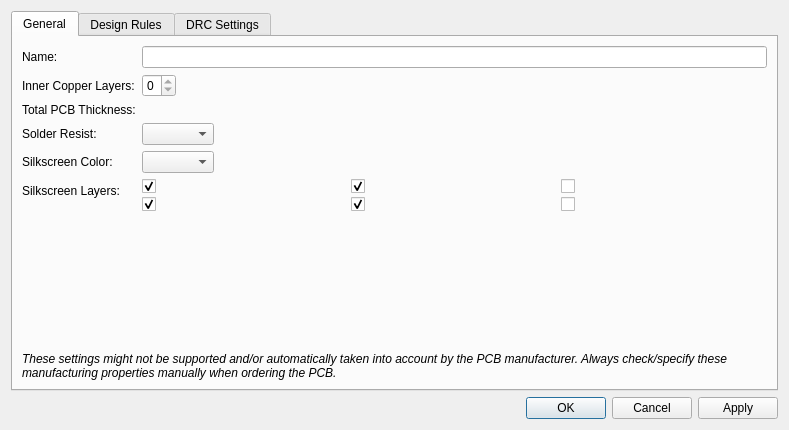
<?xml version="1.0" encoding="UTF-8"?>
<ui version="4.0">
 <class>librepcb::editor::BoardSetupDialog</class>
 <widget class="QDialog" name="librepcb::editor::BoardSetupDialog">
  <property name="geometry">
   <rect>
    <x>0</x>
    <y>0</y>
    <width>789</width>
    <height>430</height>
   </rect>
  </property>
  <property name="windowTitle">
   <string>Board Setup</string>
  </property>
  <layout class="QVBoxLayout" name="verticalLayout">
   <item>
    <widget class="QTabWidget" name="tabWidget">
     <property name="currentIndex">
      <number>0</number>
     </property>
     <widget class="QWidget" name="tabGeneral">
      <attribute name="title">
       <string>General</string>
      </attribute>
      <layout class="QFormLayout" name="formLayout">
       <property name="fieldGrowthPolicy">
        <enum>QFormLayout::FieldGrowthPolicy::AllNonFixedFieldsGrow</enum>
       </property>
       <item row="0" column="0">
        <widget class="QLabel" name="label">
         <property name="text">
          <string>Name:</string>
         </property>
        </widget>
       </item>
       <item row="0" column="1">
        <widget class="QLineEdit" name="edtBoardName">
         <property name="maxLength">
          <number>255</number>
         </property>
        </widget>
       </item>
       <item row="1" column="0">
        <widget class="QLabel" name="lblInnerLayers">
         <property name="text">
          <string>Inner Copper Layers:</string>
         </property>
        </widget>
       </item>
       <item row="1" column="1">
        <widget class="QSpinBox" name="spbxInnerCopperLayerCount">
         <property name="sizePolicy">
          <sizepolicy hsizetype="Fixed" vsizetype="Fixed">
           <horstretch>0</horstretch>
           <verstretch>0</verstretch>
          </sizepolicy>
         </property>
         <property name="maximum">
          <number>0</number>
         </property>
        </widget>
       </item>
       <item row="2" column="0">
        <widget class="QLabel" name="lblPcbThickness">
         <property name="text">
          <string>Total PCB Thickness:</string>
         </property>
        </widget>
       </item>
       <item row="2" column="1">
        <widget class="librepcb::editor::PositiveLengthEdit" name="edtPcbThickness" native="true">
         <property name="sizePolicy">
          <sizepolicy hsizetype="Fixed" vsizetype="Preferred">
           <horstretch>0</horstretch>
           <verstretch>0</verstretch>
          </sizepolicy>
         </property>
         <property name="minimumSize">
          <size>
           <width>100</width>
           <height>0</height>
          </size>
         </property>
        </widget>
       </item>
       <item row="3" column="0">
        <widget class="QLabel" name="lblSolderResist">
         <property name="text">
          <string>Solder Resist:</string>
         </property>
        </widget>
       </item>
       <item row="4" column="0">
        <widget class="QLabel" name="lblSilkscreenColor">
         <property name="text">
          <string>Silkscreen Color:</string>
         </property>
        </widget>
       </item>
       <item row="3" column="1">
        <widget class="QComboBox" name="cbxSolderResist">
         <property name="sizePolicy">
          <sizepolicy hsizetype="Fixed" vsizetype="Fixed">
           <horstretch>0</horstretch>
           <verstretch>0</verstretch>
          </sizepolicy>
         </property>
        </widget>
       </item>
       <item row="4" column="1">
        <widget class="QComboBox" name="cbxSilkscreenColor">
         <property name="sizePolicy">
          <sizepolicy hsizetype="Fixed" vsizetype="Fixed">
           <horstretch>0</horstretch>
           <verstretch>0</verstretch>
          </sizepolicy>
         </property>
        </widget>
       </item>
       <item row="5" column="1">
        <layout class="QVBoxLayout" name="verticalLayout_3">
         <property name="spacing">
          <number>3</number>
         </property>
         <item>
          <layout class="QHBoxLayout" name="horizontalLayout_6">
           <item>
            <widget class="QCheckBox" name="cbxSilkTopLegend">
             <property name="text">
              <string notr="true"/>
             </property>
             <property name="checked">
              <bool>true</bool>
             </property>
            </widget>
           </item>
           <item>
            <widget class="QCheckBox" name="cbxSilkTopNames">
             <property name="text">
              <string notr="true"/>
             </property>
             <property name="checked">
              <bool>true</bool>
             </property>
            </widget>
           </item>
           <item>
            <widget class="QCheckBox" name="cbxSilkTopValues">
             <property name="text">
              <string notr="true"/>
             </property>
            </widget>
           </item>
          </layout>
         </item>
         <item>
          <layout class="QHBoxLayout" name="horizontalLayout_7">
           <item>
            <widget class="QCheckBox" name="cbxSilkBotLegend">
             <property name="text">
              <string notr="true"/>
             </property>
             <property name="checked">
              <bool>true</bool>
             </property>
            </widget>
           </item>
           <item>
            <widget class="QCheckBox" name="cbxSilkBotNames">
             <property name="text">
              <string notr="true"/>
             </property>
             <property name="checked">
              <bool>true</bool>
             </property>
            </widget>
           </item>
           <item>
            <widget class="QCheckBox" name="cbxSilkBotValues">
             <property name="text">
              <string notr="true"/>
             </property>
            </widget>
           </item>
          </layout>
         </item>
        </layout>
       </item>
       <item row="5" column="0">
        <widget class="QLabel" name="label_31">
         <property name="text">
          <string>Silkscreen Layers:</string>
         </property>
        </widget>
       </item>
       <item row="8" column="0" colspan="2">
        <widget class="QLabel" name="lblNoteAboutSettingsHandover">
         <property name="sizePolicy">
          <sizepolicy hsizetype="Preferred" vsizetype="MinimumExpanding">
           <horstretch>0</horstretch>
           <verstretch>0</verstretch>
          </sizepolicy>
         </property>
         <property name="font">
          <font>
           <italic>true</italic>
          </font>
         </property>
         <property name="text">
          <string>These settings might not be supported and/or automatically taken into account by the PCB manufacturer. Always check/specify these manufacturing properties manually when ordering the PCB.</string>
         </property>
         <property name="alignment">
          <set>Qt::AlignmentFlag::AlignBottom|Qt::AlignmentFlag::AlignLeading|Qt::AlignmentFlag::AlignLeft</set>
         </property>
         <property name="wordWrap">
          <bool>true</bool>
         </property>
        </widget>
       </item>
      </layout>
     </widget>
     <widget class="QWidget" name="tabDesignRules">
      <attribute name="title">
       <string>Design Rules</string>
      </attribute>
      <layout class="QGridLayout" name="gridLayout">
       <item row="10" column="1">
        <widget class="librepcb::editor::UnsignedLengthEdit" name="edtRulesPadAnnularRingMin" native="true"/>
       </item>
       <item row="6" column="2">
        <widget class="librepcb::editor::UnsignedRatioEdit" name="edtRulesStopMaskClrRatio" native="true"/>
       </item>
       <item row="12" column="0">
        <widget class="QLabel" name="label_6">
         <property name="toolTip">
          <string>Vias with a drill diameter up to this diameter will be covered with solder resist (if not manually overridden). For larger vias, a stop mask opening is added.</string>
         </property>
         <property name="text">
          <string>Tented Vias Diameter:</string>
         </property>
        </widget>
       </item>
       <item row="11" column="3">
        <widget class="librepcb::editor::UnsignedLengthEdit" name="edtRulesViaAnnularRingMax" native="true"/>
       </item>
       <item row="1" column="0">
        <widget class="QLabel" name="label_12">
         <property name="text">
          <string>Component Side Pads:</string>
         </property>
        </widget>
       </item>
       <item row="6" column="0">
        <widget class="QLabel" name="label_4">
         <property name="text">
          <string>Stop Mask Clearance:</string>
         </property>
        </widget>
       </item>
       <item row="7" column="1">
        <widget class="librepcb::editor::UnsignedLengthEdit" name="edtRulesSolderPasteClrMin" native="true"/>
       </item>
       <item row="7" column="0">
        <widget class="QLabel" name="label_11">
         <property name="text">
          <string>Solder Paste Clearance:</string>
         </property>
        </widget>
       </item>
       <item row="2" column="0">
        <widget class="QLabel" name="label_13">
         <property name="text">
          <string>Inner Layer Pads:</string>
         </property>
        </widget>
       </item>
       <item row="13" column="0" colspan="4">
        <widget class="QLabel" name="label_3">
         <property name="sizePolicy">
          <sizepolicy hsizetype="Preferred" vsizetype="Expanding">
           <horstretch>0</horstretch>
           <verstretch>0</verstretch>
          </sizepolicy>
         </property>
         <property name="font">
          <font>
           <italic>true</italic>
          </font>
         </property>
         <property name="text">
          <string>Note: These settings define the shape of board objects which are automatically generated (e.g. stop masks, where not manually overridden). They are not related to the design rule check (DRC) at all. In contrast to these settings, DRC parameters do not have any impact on the board.</string>
         </property>
         <property name="alignment">
          <set>Qt::AlignmentFlag::AlignBottom|Qt::AlignmentFlag::AlignLeading|Qt::AlignmentFlag::AlignLeft</set>
         </property>
         <property name="wordWrap">
          <bool>true</bool>
         </property>
        </widget>
       </item>
       <item row="7" column="3">
        <widget class="librepcb::editor::UnsignedLengthEdit" name="edtRulesSolderPasteClrMax" native="true"/>
       </item>
       <item row="6" column="1">
        <widget class="librepcb::editor::UnsignedLengthEdit" name="edtRulesStopMaskClrMin" native="true"/>
       </item>
       <item row="12" column="3">
        <widget class="librepcb::editor::UnsignedLengthEdit" name="edtRulesStopMaskMaxViaDia" native="true"/>
       </item>
       <item row="11" column="0">
        <widget class="QLabel" name="label_10">
         <property name="text">
          <string>Vias Annular Ring:</string>
         </property>
        </widget>
       </item>
       <item row="0" column="1">
        <widget class="librepcb::editor::PositiveLengthEdit" name="edtDefaultTraceWidth" native="true"/>
       </item>
       <item row="4" column="1">
        <widget class="QLabel" name="label_8">
         <property name="text">
          <string>Minimum</string>
         </property>
         <property name="alignment">
          <set>Qt::AlignmentFlag::AlignCenter</set>
         </property>
        </widget>
       </item>
       <item row="3" column="0">
        <spacer name="verticalSpacer_2">
         <property name="orientation">
          <enum>Qt::Orientation::Vertical</enum>
         </property>
         <property name="sizeType">
          <enum>QSizePolicy::Policy::Fixed</enum>
         </property>
         <property name="sizeHint" stdset="0">
          <size>
           <width>20</width>
           <height>10</height>
          </size>
         </property>
        </spacer>
       </item>
       <item row="2" column="1" colspan="3">
        <layout class="QHBoxLayout" name="horizontalLayout_3" stretch="0,1">
         <item>
          <widget class="QRadioButton" name="rbtnRulesInnerPadFullShape">
           <property name="text">
            <string>Full Shape</string>
           </property>
           <attribute name="buttonGroup">
            <string notr="true">btnGroupRulesInnerPadShape</string>
           </attribute>
          </widget>
         </item>
         <item>
          <widget class="QRadioButton" name="rbtnRulesInnerPadAutoAnnular">
           <property name="text">
            <string>Automatic Annular Ring</string>
           </property>
           <property name="checked">
            <bool>true</bool>
           </property>
           <attribute name="buttonGroup">
            <string notr="true">btnGroupRulesInnerPadShape</string>
           </attribute>
          </widget>
         </item>
        </layout>
       </item>
       <item row="10" column="3">
        <widget class="librepcb::editor::UnsignedLengthEdit" name="edtRulesPadAnnularRingMax" native="true"/>
       </item>
       <item row="4" column="2">
        <widget class="QLabel" name="label_5">
         <property name="text">
          <string>Ratio (% of Diameter)</string>
         </property>
         <property name="alignment">
          <set>Qt::AlignmentFlag::AlignCenter</set>
         </property>
        </widget>
       </item>
       <item row="11" column="1">
        <widget class="librepcb::editor::UnsignedLengthEdit" name="edtRulesViaAnnularRingMin" native="true"/>
       </item>
       <item row="0" column="0">
        <widget class="QLabel" name="label_36">
         <property name="text">
          <string>Default Trace Width:</string>
         </property>
        </widget>
       </item>
       <item row="10" column="0">
        <widget class="QLabel" name="label_7">
         <property name="text">
          <string>Autom. Pads Annular Ring:</string>
         </property>
        </widget>
       </item>
       <item row="4" column="3">
        <widget class="QLabel" name="label_9">
         <property name="text">
          <string>Maximum</string>
         </property>
         <property name="alignment">
          <set>Qt::AlignmentFlag::AlignCenter</set>
         </property>
        </widget>
       </item>
       <item row="10" column="2">
        <widget class="librepcb::editor::UnsignedRatioEdit" name="edtRulesPadAnnularRingRatio" native="true"/>
       </item>
       <item row="6" column="3">
        <widget class="librepcb::editor::UnsignedLengthEdit" name="edtRulesStopMaskClrMax" native="true"/>
       </item>
       <item row="1" column="1" colspan="3">
        <layout class="QHBoxLayout" name="horizontalLayout_2">
         <item>
          <widget class="QRadioButton" name="rbtnRulesCmpSidePadFullShape">
           <property name="text">
            <string>Full Shape</string>
           </property>
           <property name="checked">
            <bool>true</bool>
           </property>
           <attribute name="buttonGroup">
            <string notr="true">btnGroupRulesCmpSidePadShape</string>
           </attribute>
          </widget>
         </item>
         <item>
          <widget class="QRadioButton" name="rbtnRulesCmpSidePadAutoAnnular">
           <property name="text">
            <string>Automatic Annular Ring</string>
           </property>
           <attribute name="buttonGroup">
            <string notr="true">btnGroupRulesCmpSidePadShape</string>
           </attribute>
          </widget>
         </item>
         <item>
          <widget class="QLabel" name="lblRulesCmpSidePadWarning">
           <property name="minimumSize">
            <size>
             <width>20</width>
             <height>20</height>
            </size>
           </property>
           <property name="maximumSize">
            <size>
             <width>20</width>
             <height>20</height>
            </size>
           </property>
           <property name="toolTip">
            <string>&lt;b&gt;Use with caution!&lt;/b&gt; If automatic annular rings are enabled for component-side pads, make sure all pads have set the 'component side' property to the correct value. With a wrong configuration, soldering may not be possible due to too small pad area.</string>
           </property>
           <property name="text">
            <string notr="true"/>
           </property>
           <property name="pixmap">
            <pixmap>:/img/status/dialog_warning.png</pixmap>
           </property>
           <property name="scaledContents">
            <bool>true</bool>
           </property>
           <property name="alignment">
            <set>Qt::AlignmentFlag::AlignCenter</set>
           </property>
           <property name="openExternalLinks">
            <bool>true</bool>
           </property>
          </widget>
         </item>
         <item>
          <spacer name="horizontalSpacer">
           <property name="orientation">
            <enum>Qt::Orientation::Horizontal</enum>
           </property>
           <property name="sizeHint" stdset="0">
            <size>
             <width>40</width>
             <height>20</height>
            </size>
           </property>
          </spacer>
         </item>
        </layout>
       </item>
       <item row="7" column="2">
        <widget class="librepcb::editor::UnsignedRatioEdit" name="edtRulesSolderPasteClrRatio" native="true"/>
       </item>
       <item row="11" column="2">
        <widget class="librepcb::editor::UnsignedRatioEdit" name="edtRulesViaAnnularRingRatio" native="true"/>
       </item>
      </layout>
     </widget>
     <widget class="QWidget" name="tabDrcSettings">
      <attribute name="title">
       <string>DRC Settings</string>
      </attribute>
      <layout class="QVBoxLayout" name="verticalLayout_2">
       <property name="spacing">
        <number>0</number>
       </property>
       <property name="sizeConstraint">
        <enum>QLayout::SizeConstraint::SetMinimumSize</enum>
       </property>
       <property name="leftMargin">
        <number>0</number>
       </property>
       <property name="topMargin">
        <number>0</number>
       </property>
       <property name="rightMargin">
        <number>0</number>
       </property>
       <property name="bottomMargin">
        <number>0</number>
       </property>
       <item>
        <widget class="QScrollArea" name="scrollArea">
         <property name="sizePolicy">
          <sizepolicy hsizetype="MinimumExpanding" vsizetype="Expanding">
           <horstretch>0</horstretch>
           <verstretch>0</verstretch>
          </sizepolicy>
         </property>
         <property name="styleSheet">
          <string notr="true">QAbstractScrollArea #scrollAreaWidgetContents {
    background-color: transparent;
}
QAbstractScrollArea {
    background-color: transparent;
}</string>
         </property>
         <property name="frameShape">
          <enum>QFrame::Shape::NoFrame</enum>
         </property>
         <property name="horizontalScrollBarPolicy">
          <enum>Qt::ScrollBarPolicy::ScrollBarAlwaysOff</enum>
         </property>
         <property name="widgetResizable">
          <bool>true</bool>
         </property>
         <property name="alignment">
          <set>Qt::AlignmentFlag::AlignLeading|Qt::AlignmentFlag::AlignLeft|Qt::AlignmentFlag::AlignTop</set>
         </property>
         <widget class="QWidget" name="scrollAreaWidgetContents">
          <property name="geometry">
           <rect>
            <x>0</x>
            <y>0</y>
            <width>753</width>
            <height>349</height>
           </rect>
          </property>
          <property name="sizePolicy">
           <sizepolicy hsizetype="MinimumExpanding" vsizetype="Preferred">
            <horstretch>0</horstretch>
            <verstretch>0</verstretch>
           </sizepolicy>
          </property>
          <layout class="QGridLayout" name="gridLayout_2" columnstretch="0,1,0,1">
           <property name="sizeConstraint">
            <enum>QLayout::SizeConstraint::SetMinimumSize</enum>
           </property>
           <item row="6" column="1">
            <widget class="librepcb::editor::UnsignedLengthEdit" name="edtDrcMinCopperWidth" native="true"/>
           </item>
           <item row="8" column="0">
            <widget class="QLabel" name="label_18">
             <property name="text">
              <string>NPTH Drill Diameter:</string>
             </property>
            </widget>
           </item>
           <item row="1" column="2">
            <widget class="QLabel" name="label_23">
             <property name="text">
              <string>Copper ↔ Board Edge:</string>
             </property>
            </widget>
           </item>
           <item row="9" column="1">
            <widget class="librepcb::editor::UnsignedLengthEdit" name="edtDrcMinPthDrillDiameter" native="true"/>
           </item>
           <item row="2" column="1">
            <widget class="librepcb::editor::UnsignedLengthEdit" name="edtDrcClearanceCopperNpth" native="true"/>
           </item>
           <item row="9" column="2">
            <widget class="QLabel" name="label_15">
             <property name="text">
              <string>PTH Slot Width:</string>
             </property>
            </widget>
           </item>
           <item row="14" column="0">
            <widget class="QLabel" name="label_2">
             <property name="text">
              <string>Via Types:</string>
             </property>
            </widget>
           </item>
           <item row="6" column="0">
            <widget class="QLabel" name="label_20">
             <property name="text">
              <string>Copper Width:</string>
             </property>
            </widget>
           </item>
           <item row="3" column="3">
            <widget class="librepcb::editor::UnsignedLengthEdit" name="edtDrcClearanceDrillBoard" native="true"/>
           </item>
           <item row="8" column="3">
            <widget class="librepcb::editor::UnsignedLengthEdit" name="edtDrcMinNpthSlotWidth" native="true"/>
           </item>
           <item row="11" column="1">
            <widget class="librepcb::editor::UnsignedLengthEdit" name="edtDrcMinOutlineToolDiameter" native="true"/>
           </item>
           <item row="3" column="1">
            <widget class="librepcb::editor::UnsignedLengthEdit" name="edtDrcClearanceDrillDrill" native="true"/>
           </item>
           <item row="4" column="0" colspan="4">
            <layout class="QHBoxLayout" name="horizontalLayout_4">
             <item>
              <widget class="QLabel" name="label_25">
               <property name="sizePolicy">
                <sizepolicy hsizetype="Fixed" vsizetype="Fixed">
                 <horstretch>0</horstretch>
                 <verstretch>0</verstretch>
                </sizepolicy>
               </property>
               <property name="font">
                <font>
                 <bold>true</bold>
                </font>
               </property>
               <property name="text">
                <string>Minimum Sizes</string>
               </property>
              </widget>
             </item>
             <item>
              <widget class="Line" name="line_2">
               <property name="sizePolicy">
                <sizepolicy hsizetype="Minimum" vsizetype="Preferred">
                 <horstretch>0</horstretch>
                 <verstretch>0</verstretch>
                </sizepolicy>
               </property>
               <property name="orientation">
                <enum>Qt::Orientation::Horizontal</enum>
               </property>
              </widget>
             </item>
            </layout>
           </item>
           <item row="15" column="2">
            <widget class="QLabel" name="label_17">
             <property name="text">
              <string>PTH Slots:</string>
             </property>
            </widget>
           </item>
           <item row="1" column="3">
            <widget class="librepcb::editor::UnsignedLengthEdit" name="edtDrcClearanceCopperBoard" native="true"/>
           </item>
           <item row="12" column="0" colspan="4">
            <layout class="QHBoxLayout" name="horizontalLayout_5">
             <item>
              <widget class="QLabel" name="label_29">
               <property name="sizePolicy">
                <sizepolicy hsizetype="Fixed" vsizetype="Fixed">
                 <horstretch>0</horstretch>
                 <verstretch>0</verstretch>
                </sizepolicy>
               </property>
               <property name="font">
                <font>
                 <bold>true</bold>
                </font>
               </property>
               <property name="text">
                <string>Allowed Features</string>
               </property>
              </widget>
             </item>
             <item>
              <widget class="Line" name="line">
               <property name="sizePolicy">
                <sizepolicy hsizetype="Minimum" vsizetype="Preferred">
                 <horstretch>0</horstretch>
                 <verstretch>0</verstretch>
                </sizepolicy>
               </property>
               <property name="orientation">
                <enum>Qt::Orientation::Horizontal</enum>
               </property>
              </widget>
             </item>
            </layout>
           </item>
           <item row="1" column="0">
            <widget class="QLabel" name="label_19">
             <property name="text">
              <string>Copper ↔ Copper:</string>
             </property>
            </widget>
           </item>
           <item row="15" column="0">
            <widget class="QLabel" name="label_21">
             <property name="text">
              <string>NPTH Slots:</string>
             </property>
            </widget>
           </item>
           <item row="1" column="1">
            <widget class="librepcb::editor::UnsignedLengthEdit" name="edtDrcClearanceCopperCopper" native="true"/>
           </item>
           <item row="8" column="2">
            <widget class="QLabel" name="label_16">
             <property name="text">
              <string>NPTH Slot Width:</string>
             </property>
            </widget>
           </item>
           <item row="14" column="1">
            <widget class="QCheckBox" name="cbxBlindViasAllowed">
             <property name="toolTip">
              <string>Allow vias whith either start or end on an inner copper layer.</string>
             </property>
             <property name="text">
              <string>Blind Vias</string>
             </property>
            </widget>
           </item>
           <item row="6" column="3">
            <widget class="librepcb::editor::UnsignedLengthEdit" name="edtDrcMinPthAnnularRing" native="true"/>
           </item>
           <item row="6" column="2">
            <widget class="QLabel" name="label_22">
             <property name="text">
              <string>PTH Annular Ring:</string>
             </property>
            </widget>
           </item>
           <item row="14" column="2">
            <widget class="QCheckBox" name="cbxBuriedViasAllowed">
             <property name="toolTip">
              <string>Allow vias which start and end on inner copper layers.</string>
             </property>
             <property name="text">
              <string>Buried Vias</string>
             </property>
            </widget>
           </item>
           <item row="10" column="1">
            <widget class="librepcb::editor::UnsignedLengthEdit" name="edtDrcMinSilkscreenWidth" native="true"/>
           </item>
           <item row="9" column="3">
            <widget class="librepcb::editor::UnsignedLengthEdit" name="edtDrcMinPthSlotWidth" native="true"/>
           </item>
           <item row="2" column="3">
            <widget class="librepcb::editor::UnsignedLengthEdit" name="edtDrcClearanceSilkscreenStopmask" native="true"/>
           </item>
           <item row="11" column="0">
            <widget class="QLabel" name="label_30">
             <property name="toolTip">
              <string>Minimum board outline milling tool diameter. Restricts the radius of inner board edges.</string>
             </property>
             <property name="text">
              <string>Outline Tool Diameter:</string>
             </property>
            </widget>
           </item>
           <item row="15" column="1">
            <widget class="QComboBox" name="cbxDrcAllowedNpthSlots">
             <property name="insertPolicy">
              <enum>QComboBox::InsertPolicy::NoInsert</enum>
             </property>
            </widget>
           </item>
           <item row="0" column="0" colspan="4">
            <layout class="QHBoxLayout" name="horizontalLayout">
             <item>
              <widget class="QLabel" name="label_28">
               <property name="sizePolicy">
                <sizepolicy hsizetype="Fixed" vsizetype="Fixed">
                 <horstretch>0</horstretch>
                 <verstretch>0</verstretch>
                </sizepolicy>
               </property>
               <property name="font">
                <font>
                 <bold>true</bold>
                </font>
               </property>
               <property name="text">
                <string>Clearances</string>
               </property>
              </widget>
             </item>
             <item>
              <widget class="Line" name="line_4">
               <property name="sizePolicy">
                <sizepolicy hsizetype="Minimum" vsizetype="Preferred">
                 <horstretch>0</horstretch>
                 <verstretch>0</verstretch>
                </sizepolicy>
               </property>
               <property name="orientation">
                <enum>Qt::Orientation::Horizontal</enum>
               </property>
              </widget>
             </item>
            </layout>
           </item>
           <item row="2" column="2">
            <widget class="QLabel" name="label_32">
             <property name="text">
              <string>Silkscreen ↔ Stopmask:</string>
             </property>
            </widget>
           </item>
           <item row="3" column="2">
            <widget class="QLabel" name="label_27">
             <property name="text">
              <string>Drill ↔ Board Edge:</string>
             </property>
            </widget>
           </item>
           <item row="3" column="0">
            <widget class="QLabel" name="label_26">
             <property name="text">
              <string>Drill ↔ Drill:</string>
             </property>
            </widget>
           </item>
           <item row="10" column="0">
            <widget class="QLabel" name="label_33">
             <property name="text">
              <string>Silkscreen Width:</string>
             </property>
            </widget>
           </item>
           <item row="8" column="1">
            <widget class="librepcb::editor::UnsignedLengthEdit" name="edtDrcMinNpthDrillDiameter" native="true"/>
           </item>
           <item row="2" column="0">
            <widget class="QLabel" name="label_14">
             <property name="text">
              <string>Copper ↔ Holes:</string>
             </property>
            </widget>
           </item>
           <item row="9" column="0">
            <widget class="QLabel" name="label_24">
             <property name="text">
              <string>PTH Drill Diameter:</string>
             </property>
            </widget>
           </item>
           <item row="15" column="3">
            <widget class="QComboBox" name="cbxDrcAllowedPthSlots">
             <property name="insertPolicy">
              <enum>QComboBox::InsertPolicy::NoInsert</enum>
             </property>
            </widget>
           </item>
           <item row="17" column="0">
            <spacer name="verticalSpacer">
             <property name="orientation">
              <enum>Qt::Orientation::Vertical</enum>
             </property>
             <property name="sizeHint" stdset="0">
              <size>
               <width>20</width>
               <height>40</height>
              </size>
             </property>
            </spacer>
           </item>
           <item row="10" column="3">
            <widget class="librepcb::editor::UnsignedLengthEdit" name="edtDrcMinSilkscreenTextHeight" native="true"/>
           </item>
           <item row="10" column="2">
            <widget class="QLabel" name="label_34">
             <property name="text">
              <string>Silkscreen Text Height:</string>
             </property>
            </widget>
           </item>
          </layout>
         </widget>
        </widget>
       </item>
      </layout>
     </widget>
    </widget>
   </item>
   <item>
    <widget class="QDialogButtonBox" name="buttonBox">
     <property name="standardButtons">
      <set>QDialogButtonBox::StandardButton::Apply|QDialogButtonBox::StandardButton::Cancel|QDialogButtonBox::StandardButton::Ok</set>
     </property>
    </widget>
   </item>
  </layout>
 </widget>
 <customwidgets>
  <customwidget>
   <class>librepcb::editor::UnsignedLengthEdit</class>
   <extends>QWidget</extends>
   <header location="global">librepcb/editor/widgets/unsignedlengthedit.h</header>
   <container>1</container>
  </customwidget>
  <customwidget>
   <class>librepcb::editor::UnsignedRatioEdit</class>
   <extends>QWidget</extends>
   <header location="global">librepcb/editor/widgets/unsignedratioedit.h</header>
   <container>1</container>
  </customwidget>
  <customwidget>
   <class>librepcb::editor::PositiveLengthEdit</class>
   <extends>QWidget</extends>
   <header location="global">librepcb/editor/widgets/positivelengthedit.h</header>
   <container>1</container>
  </customwidget>
 </customwidgets>
 <tabstops>
  <tabstop>tabWidget</tabstop>
  <tabstop>edtBoardName</tabstop>
  <tabstop>spbxInnerCopperLayerCount</tabstop>
  <tabstop>edtPcbThickness</tabstop>
  <tabstop>cbxSolderResist</tabstop>
  <tabstop>cbxSilkscreenColor</tabstop>
  <tabstop>cbxSilkTopLegend</tabstop>
  <tabstop>cbxSilkTopNames</tabstop>
  <tabstop>cbxSilkTopValues</tabstop>
  <tabstop>cbxSilkBotLegend</tabstop>
  <tabstop>cbxSilkBotNames</tabstop>
  <tabstop>cbxSilkBotValues</tabstop>
  <tabstop>edtRulesStopMaskClrMin</tabstop>
  <tabstop>edtRulesStopMaskClrRatio</tabstop>
  <tabstop>edtRulesStopMaskClrMax</tabstop>
  <tabstop>edtRulesSolderPasteClrMin</tabstop>
  <tabstop>edtRulesSolderPasteClrRatio</tabstop>
  <tabstop>edtRulesSolderPasteClrMax</tabstop>
  <tabstop>rbtnRulesCmpSidePadFullShape</tabstop>
  <tabstop>rbtnRulesCmpSidePadAutoAnnular</tabstop>
  <tabstop>rbtnRulesInnerPadFullShape</tabstop>
  <tabstop>rbtnRulesInnerPadAutoAnnular</tabstop>
  <tabstop>edtRulesPadAnnularRingMin</tabstop>
  <tabstop>edtRulesPadAnnularRingRatio</tabstop>
  <tabstop>edtRulesPadAnnularRingMax</tabstop>
  <tabstop>edtRulesViaAnnularRingMin</tabstop>
  <tabstop>edtRulesViaAnnularRingRatio</tabstop>
  <tabstop>edtRulesViaAnnularRingMax</tabstop>
  <tabstop>buttonBox</tabstop>
 </tabstops>
 <resources/>
 <connections/>
 <buttongroups>
  <buttongroup name="btnGroupRulesInnerPadShape"/>
  <buttongroup name="btnGroupRulesCmpSidePadShape"/>
 </buttongroups>
</ui>
